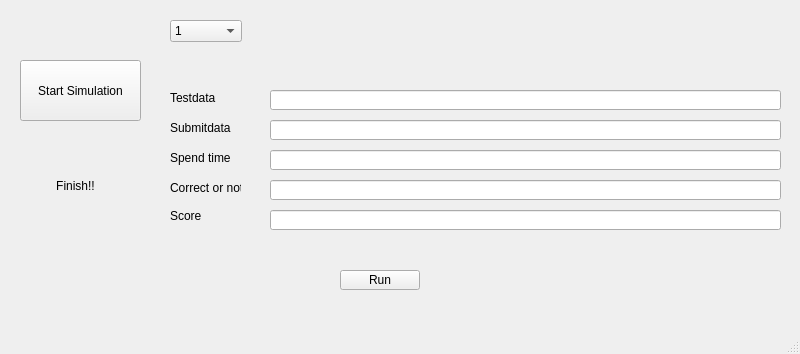
<?xml version="1.0" encoding="UTF-8"?>
<ui version="4.0">
 <class>MainWindow</class>
 <widget class="QMainWindow" name="MainWindow">
  <property name="geometry">
   <rect>
    <x>0</x>
    <y>0</y>
    <width>800</width>
    <height>354</height>
   </rect>
  </property>
  <property name="tabletTracking">
   <bool>false</bool>
  </property>
  <property name="windowTitle">
   <string>MainWindow</string>
  </property>
  <widget class="QWidget" name="centralwidget">
   <widget class="QLabel" name="label">
    <property name="geometry">
     <rect>
      <x>170</x>
      <y>90</y>
      <width>101</width>
      <height>16</height>
     </rect>
    </property>
    <property name="text">
     <string>Testdata</string>
    </property>
   </widget>
   <widget class="QLabel" name="label_2">
    <property name="geometry">
     <rect>
      <x>170</x>
      <y>120</y>
      <width>101</width>
      <height>16</height>
     </rect>
    </property>
    <property name="text">
     <string>Submitdata</string>
    </property>
   </widget>
   <widget class="QLabel" name="label_3">
    <property name="geometry">
     <rect>
      <x>170</x>
      <y>150</y>
      <width>71</width>
      <height>16</height>
     </rect>
    </property>
    <property name="text">
     <string>Spend time</string>
    </property>
   </widget>
   <widget class="QLabel" name="label_4">
    <property name="geometry">
     <rect>
      <x>170</x>
      <y>180</y>
      <width>71</width>
      <height>16</height>
     </rect>
    </property>
    <property name="text">
     <string>Correct or not</string>
    </property>
   </widget>
   <widget class="QLineEdit" name="line_testdata1">
    <property name="geometry">
     <rect>
      <x>270</x>
      <y>90</y>
      <width>511</width>
      <height>20</height>
     </rect>
    </property>
    <property name="readOnly">
     <bool>true</bool>
    </property>
   </widget>
   <widget class="QLineEdit" name="line_submitdata1">
    <property name="geometry">
     <rect>
      <x>270</x>
      <y>120</y>
      <width>511</width>
      <height>20</height>
     </rect>
    </property>
    <property name="readOnly">
     <bool>true</bool>
    </property>
   </widget>
   <widget class="QLineEdit" name="line_spendtime1">
    <property name="geometry">
     <rect>
      <x>270</x>
      <y>150</y>
      <width>511</width>
      <height>20</height>
     </rect>
    </property>
    <property name="readOnly">
     <bool>true</bool>
    </property>
   </widget>
   <widget class="QLineEdit" name="line_corr1">
    <property name="geometry">
     <rect>
      <x>270</x>
      <y>180</y>
      <width>511</width>
      <height>20</height>
     </rect>
    </property>
    <property name="readOnly">
     <bool>true</bool>
    </property>
   </widget>
   <widget class="QPushButton" name="run">
    <property name="geometry">
     <rect>
      <x>340</x>
      <y>270</y>
      <width>80</width>
      <height>20</height>
     </rect>
    </property>
    <property name="text">
     <string>Run</string>
    </property>
   </widget>
   <widget class="QComboBox" name="comboBox">
    <property name="geometry">
     <rect>
      <x>170</x>
      <y>20</y>
      <width>72</width>
      <height>22</height>
     </rect>
    </property>
    <item>
     <property name="text">
      <string>1</string>
     </property>
    </item>
    <item>
     <property name="text">
      <string>2</string>
     </property>
    </item>
    <item>
     <property name="text">
      <string>3</string>
     </property>
    </item>
    <item>
     <property name="text">
      <string>4</string>
     </property>
    </item>
    <item>
     <property name="text">
      <string>5</string>
     </property>
    </item>
    <item>
     <property name="text">
      <string>6</string>
     </property>
    </item>
    <item>
     <property name="text">
      <string>7</string>
     </property>
    </item>
    <item>
     <property name="text">
      <string>8</string>
     </property>
    </item>
    <item>
     <property name="text">
      <string>9</string>
     </property>
    </item>
    <item>
     <property name="text">
      <string>10</string>
     </property>
    </item>
    <item>
     <property name="text">
      <string>11</string>
     </property>
    </item>
    <item>
     <property name="text">
      <string>12</string>
     </property>
    </item>
    <item>
     <property name="text">
      <string>13</string>
     </property>
    </item>
    <item>
     <property name="text">
      <string>14</string>
     </property>
    </item>
    <item>
     <property name="text">
      <string>15</string>
     </property>
    </item>
    <item>
     <property name="text">
      <string>16</string>
     </property>
    </item>
    <item>
     <property name="text">
      <string>17</string>
     </property>
    </item>
    <item>
     <property name="text">
      <string>18</string>
     </property>
    </item>
    <item>
     <property name="text">
      <string>19</string>
     </property>
    </item>
    <item>
     <property name="text">
      <string>20</string>
     </property>
    </item>
    <item>
     <property name="text">
      <string>21</string>
     </property>
    </item>
    <item>
     <property name="text">
      <string>22</string>
     </property>
    </item>
    <item>
     <property name="text">
      <string>23</string>
     </property>
    </item>
    <item>
     <property name="text">
      <string>24</string>
     </property>
    </item>
    <item>
     <property name="text">
      <string>25</string>
     </property>
    </item>
    <item>
     <property name="text">
      <string>26</string>
     </property>
    </item>
    <item>
     <property name="text">
      <string>27</string>
     </property>
    </item>
   </widget>
   <widget class="QPushButton" name="start">
    <property name="geometry">
     <rect>
      <x>20</x>
      <y>60</y>
      <width>121</width>
      <height>61</height>
     </rect>
    </property>
    <property name="text">
     <string>Start Simulation</string>
    </property>
   </widget>
   <widget class="QLabel" name="finish">
    <property name="geometry">
     <rect>
      <x>30</x>
      <y>160</y>
      <width>91</width>
      <height>51</height>
     </rect>
    </property>
    <property name="text">
     <string>Finish!!</string>
    </property>
    <property name="alignment">
     <set>Qt::AlignCenter</set>
    </property>
   </widget>
   <widget class="QLabel" name="label_6">
    <property name="geometry">
     <rect>
      <x>170</x>
      <y>210</y>
      <width>47</width>
      <height>12</height>
     </rect>
    </property>
    <property name="text">
     <string>Score</string>
    </property>
   </widget>
   <widget class="QLineEdit" name="line_score">
    <property name="geometry">
     <rect>
      <x>270</x>
      <y>210</y>
      <width>511</width>
      <height>20</height>
     </rect>
    </property>
   </widget>
  </widget>
  <widget class="QMenuBar" name="menubar">
   <property name="geometry">
    <rect>
     <x>0</x>
     <y>0</y>
     <width>800</width>
     <height>20</height>
    </rect>
   </property>
  </widget>
  <widget class="QStatusBar" name="statusbar"/>
 </widget>
 <resources/>
 <connections/>
</ui>
